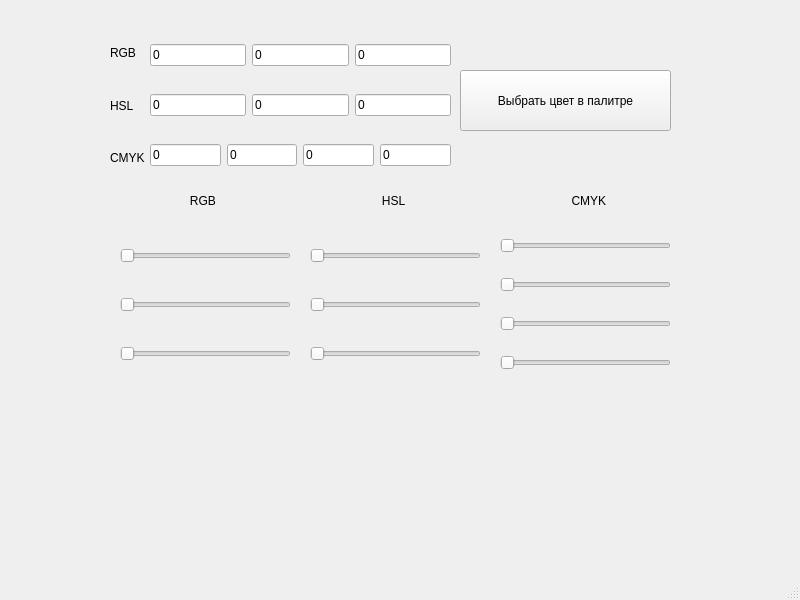
<?xml version="1.0" encoding="UTF-8"?>
<ui version="4.0">
 <class>MainWindow</class>
 <widget class="QMainWindow" name="MainWindow">
  <property name="geometry">
   <rect>
    <x>0</x>
    <y>0</y>
    <width>800</width>
    <height>600</height>
   </rect>
  </property>
  <property name="windowTitle">
   <string>MainWindow</string>
  </property>
  <widget class="QWidget" name="centralwidget">
   <widget class="QWidget" name="horizontalLayoutWidget">
    <property name="geometry">
     <rect>
      <x>150</x>
      <y>30</y>
      <width>301</width>
      <height>51</height>
     </rect>
    </property>
    <layout class="QHBoxLayout" name="horizontalLayout">
     <item>
      <widget class="QLineEdit" name="R">
       <property name="text">
        <string>0</string>
       </property>
      </widget>
     </item>
     <item>
      <widget class="QLineEdit" name="G">
       <property name="text">
        <string>0</string>
       </property>
      </widget>
     </item>
     <item>
      <widget class="QLineEdit" name="B">
       <property name="text">
        <string>0</string>
       </property>
      </widget>
     </item>
    </layout>
   </widget>
   <widget class="QWidget" name="verticalLayoutWidget">
    <property name="geometry">
     <rect>
      <x>110</x>
      <y>30</y>
      <width>41</width>
      <height>151</height>
     </rect>
    </property>
    <layout class="QVBoxLayout" name="verticalLayout">
     <item>
      <widget class="QLabel" name="label">
       <property name="text">
        <string>RGB</string>
       </property>
      </widget>
     </item>
     <item>
      <widget class="QLabel" name="label_3">
       <property name="text">
        <string>HSL</string>
       </property>
      </widget>
     </item>
     <item>
      <widget class="QLabel" name="label_2">
       <property name="text">
        <string>CMYK</string>
       </property>
      </widget>
     </item>
    </layout>
   </widget>
   <widget class="QWidget" name="horizontalLayoutWidget_2">
    <property name="geometry">
     <rect>
      <x>150</x>
      <y>80</y>
      <width>301</width>
      <height>51</height>
     </rect>
    </property>
    <layout class="QHBoxLayout" name="horizontalLayout_2">
     <item>
      <widget class="QLineEdit" name="H">
       <property name="text">
        <string>0</string>
       </property>
      </widget>
     </item>
     <item>
      <widget class="QLineEdit" name="S">
       <property name="text">
        <string>0</string>
       </property>
      </widget>
     </item>
     <item>
      <widget class="QLineEdit" name="L">
       <property name="text">
        <string>0</string>
       </property>
      </widget>
     </item>
    </layout>
   </widget>
   <widget class="QWidget" name="horizontalLayoutWidget_3">
    <property name="geometry">
     <rect>
      <x>150</x>
      <y>130</y>
      <width>301</width>
      <height>51</height>
     </rect>
    </property>
    <layout class="QHBoxLayout" name="horizontalLayout_3">
     <item>
      <widget class="QLineEdit" name="C">
       <property name="text">
        <string>0</string>
       </property>
      </widget>
     </item>
     <item>
      <widget class="QLineEdit" name="M">
       <property name="text">
        <string>0</string>
       </property>
      </widget>
     </item>
     <item>
      <widget class="QLineEdit" name="Y">
       <property name="text">
        <string>0</string>
       </property>
      </widget>
     </item>
     <item>
      <widget class="QLineEdit" name="K">
       <property name="text">
        <string>0</string>
       </property>
      </widget>
     </item>
    </layout>
   </widget>
   <widget class="QPushButton" name="pushButton">
    <property name="geometry">
     <rect>
      <x>460</x>
      <y>70</y>
      <width>211</width>
      <height>61</height>
     </rect>
    </property>
    <property name="text">
     <string>Выбрать цвет в палитре</string>
    </property>
   </widget>
   <widget class="QWidget" name="horizontalLayoutWidget_4">
    <property name="geometry">
     <rect>
      <x>110</x>
      <y>180</y>
      <width>571</width>
      <height>41</height>
     </rect>
    </property>
    <layout class="QHBoxLayout" name="horizontalLayout_4">
     <item>
      <widget class="QLabel" name="label_6">
       <property name="text">
        <string>                        RGB</string>
       </property>
      </widget>
     </item>
     <item>
      <widget class="QLabel" name="label_5">
       <property name="text">
        <string>                        HSL</string>
       </property>
      </widget>
     </item>
     <item>
      <widget class="QLabel" name="label_4">
       <property name="text">
        <string>                       CMYK</string>
       </property>
      </widget>
     </item>
    </layout>
   </widget>
   <widget class="QWidget" name="verticalLayoutWidget_2">
    <property name="geometry">
     <rect>
      <x>120</x>
      <y>220</y>
      <width>171</width>
      <height>171</height>
     </rect>
    </property>
    <layout class="QVBoxLayout" name="verticalLayout_2">
     <item>
      <widget class="QSlider" name="R_sl">
       <property name="focusPolicy">
        <enum>Qt::StrongFocus</enum>
       </property>
       <property name="maximum">
        <number>255</number>
       </property>
       <property name="orientation">
        <enum>Qt::Horizontal</enum>
       </property>
      </widget>
     </item>
     <item>
      <widget class="QSlider" name="G_sl">
       <property name="maximum">
        <number>255</number>
       </property>
       <property name="orientation">
        <enum>Qt::Horizontal</enum>
       </property>
      </widget>
     </item>
     <item>
      <widget class="QSlider" name="B_sl">
       <property name="maximum">
        <number>255</number>
       </property>
       <property name="orientation">
        <enum>Qt::Horizontal</enum>
       </property>
      </widget>
     </item>
    </layout>
   </widget>
   <widget class="QWidget" name="verticalLayoutWidget_3">
    <property name="geometry">
     <rect>
      <x>310</x>
      <y>220</y>
      <width>171</width>
      <height>171</height>
     </rect>
    </property>
    <layout class="QVBoxLayout" name="verticalLayout_3">
     <item>
      <widget class="QSlider" name="H_sl">
       <property name="maximum">
        <number>360</number>
       </property>
       <property name="orientation">
        <enum>Qt::Horizontal</enum>
       </property>
      </widget>
     </item>
     <item>
      <widget class="QSlider" name="S_sl">
       <property name="maximum">
        <number>100</number>
       </property>
       <property name="orientation">
        <enum>Qt::Horizontal</enum>
       </property>
      </widget>
     </item>
     <item>
      <widget class="QSlider" name="L_sl">
       <property name="maximum">
        <number>100</number>
       </property>
       <property name="orientation">
        <enum>Qt::Horizontal</enum>
       </property>
      </widget>
     </item>
    </layout>
   </widget>
   <widget class="QWidget" name="verticalLayoutWidget_4">
    <property name="geometry">
     <rect>
      <x>500</x>
      <y>220</y>
      <width>171</width>
      <height>171</height>
     </rect>
    </property>
    <layout class="QVBoxLayout" name="verticalLayout_4">
     <item>
      <widget class="QSlider" name="C_sl">
       <property name="maximum">
        <number>100</number>
       </property>
       <property name="orientation">
        <enum>Qt::Horizontal</enum>
       </property>
      </widget>
     </item>
     <item>
      <widget class="QSlider" name="M_sl">
       <property name="maximum">
        <number>100</number>
       </property>
       <property name="orientation">
        <enum>Qt::Horizontal</enum>
       </property>
      </widget>
     </item>
     <item>
      <widget class="QSlider" name="Y_sl">
       <property name="maximum">
        <number>100</number>
       </property>
       <property name="orientation">
        <enum>Qt::Horizontal</enum>
       </property>
      </widget>
     </item>
     <item>
      <widget class="QSlider" name="K_sl">
       <property name="focusPolicy">
        <enum>Qt::StrongFocus</enum>
       </property>
       <property name="maximum">
        <number>100</number>
       </property>
       <property name="orientation">
        <enum>Qt::Horizontal</enum>
       </property>
      </widget>
     </item>
    </layout>
   </widget>
  </widget>
  <widget class="QMenuBar" name="menubar">
   <property name="geometry">
    <rect>
     <x>0</x>
     <y>0</y>
     <width>800</width>
     <height>21</height>
    </rect>
   </property>
  </widget>
  <widget class="QStatusBar" name="statusbar"/>
 </widget>
 <resources/>
 <connections/>
</ui>
